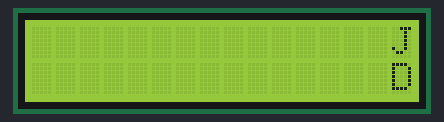
The sketch below on a simulated Arduino Uno, built with avr-gcc and run on an emulated ATmega328P. On the bench: 16×2 character LCD.

Above: at 0.16 s.
At 0.55 s:
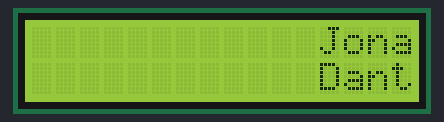
At 1.08 s:
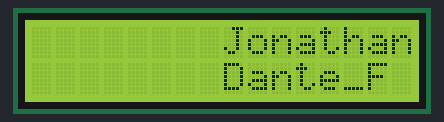
At 1.6 s:
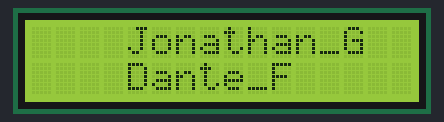
At 2.1 s:
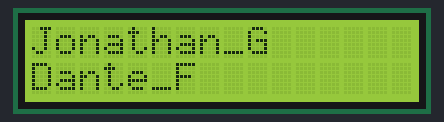

The sketch:

P4A2-LCD_I2C.ino
```cpp
#include <Wire.h>
#include <LiquidCrystal_I2C.h>

LiquidCrystal_I2C lcd(0x27,16,2);  // set the LCD address to 0x27 for a 16 chars and 2 line display
int indice = 15;
void setup()
{
  lcd.init();       // initialize the lcd
  // Print a message to the LCD.
  lcd.backlight(); // Hace un "pulso de luz" en la pantalla para iluminarla e inicializar la proyección de información.
  lcd.clear(); // Limpia el contenido actual del LCD
}


void loop()
{
  lcd.setCursor(indice,0); // Definimos que el cursor en la pantalla empezará en la fila y columna indice.
  lcd.print("Jonathan_G      "); // imprime en pantalla el nombre de un integrante del equipo. Se dejan 6 espacios en blanco para completar los 16.
  lcd.setCursor(indice,1); // Definimos que el cursor en la pantalla empezará en la fila 1 y columna indice.
  lcd.print("Dante_F         "); // imprime en pantalla el nombre de un integrante del equipo.Se dejan 6 espacios en blanco para completar los 19.

  // En este if se va reduciendo, para recorrer los nombres de derecha a izquierda
  if (indice > 0){
    indice = indice - 1;
  }
  delay(100); // Retardo de 0.1 seg.
}
```
